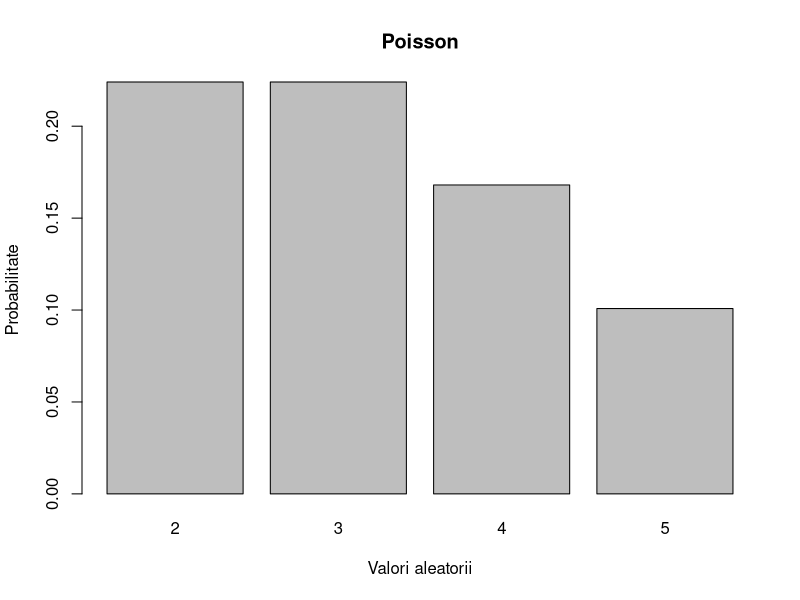
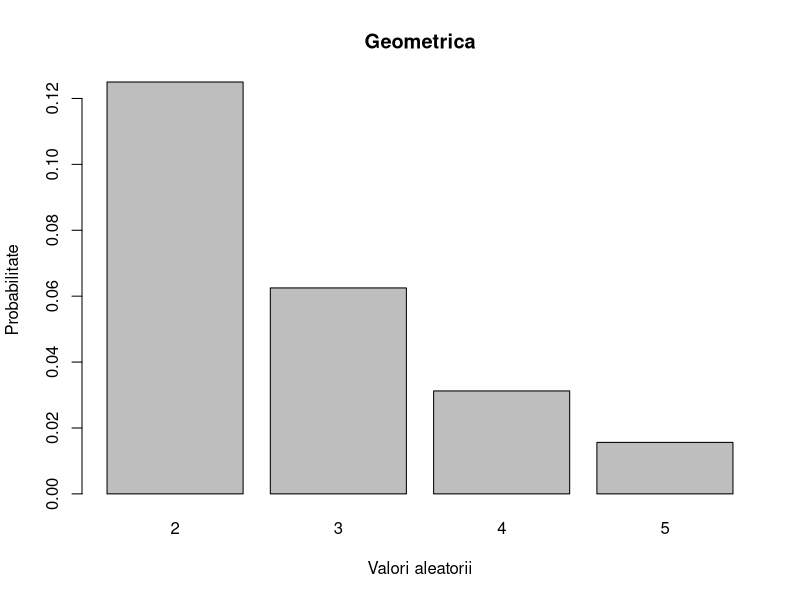
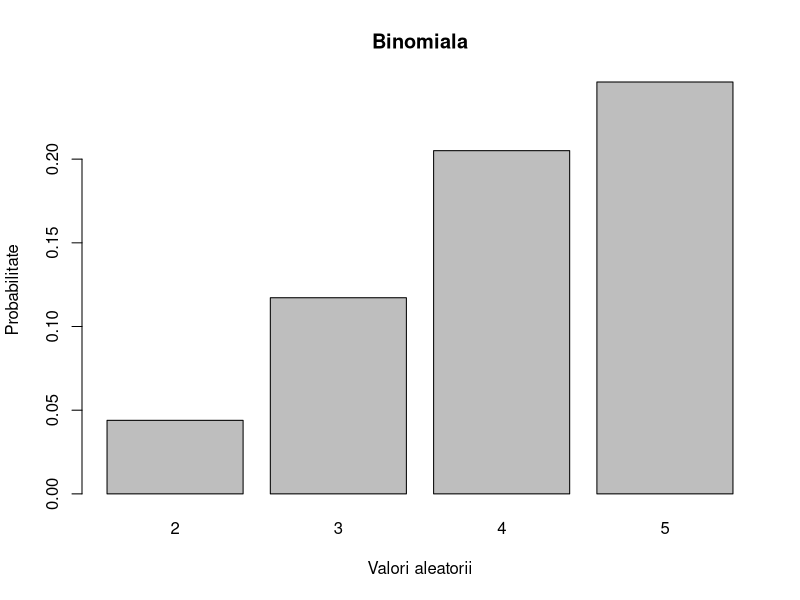

Generate these figures, in order, with R:
#a)
calculate_probabilities = function(lambda, p, n, k, m) {
  k_values = seq(k,m)
  poisson_probs <- dpois(k_values, lambda)
  print("Poisson probabilities:")
  print(poisson_probs)
  geometric_probs <- dgeom(k_values, p)
  print("Geometric probabilities:")
  print(geometric_probs)
  binomial_probs <- dbinom(k_values, n, p)
  print("Binomial probabilities:")
  print(binomial_probs)
  probs=matrix(c(poisson_probs, geometric_probs, binomial_probs), nrow=3, ncol=m-k+1, byrow=TRUE)
  return(probs)
}

probs <- calculate_probabilities(3, 0.5, 10, 2, 5)

#b) 
plot = function(lambda, p,n,k,m){
probs = calculate_probabilities(lambda, p,n,k,m)
x=k:m
barplot(probs[1,], names.arg = x, main = "Poisson", xlab = "Valori aleatorii", ylab = "Probabilitate")
barplot(probs[2,], names.arg = x, main = "Geometrica", xlab = "Valori aleatorii", ylab = "Probabilitate")
barplot(probs[3,], names.arg = x, main = "Binomiala", xlab = "Valori aleatorii", ylab = "Probabilitate")
}
plot(3, 0.5, 10, 2, 5)

#c)
poisson = function(lambda){
threshold = 1 - 0.000001
prob=0
k0 = -1
while (prob <= threshold) {
  k0 = k0 + 1
  prob = prob + dpois(k0, lambda)
}
print("Cea mai mică valoare a lui k0 pentru care P(Y <= k0) > 1 - 10^-6 este:")
k0
}

poisson(3)
